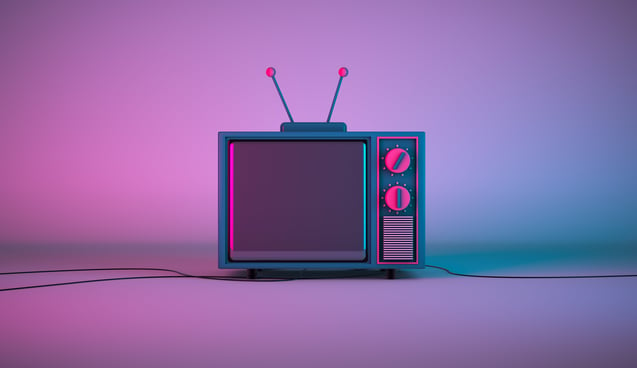
#> input picture assignment27/inputs/input_2.jpg, 637 x 368 px, found by its file name
$ python 2.py
#> lines starting #> are read from the running program, lines starting #| are printed output that depends on the picture; after the words box and inside, x2 and y2 are one past the last pixel; in counts of white or black regions, pixels touching at a corner belong together

import cv2
import numpy as np

img = cv2.imread ("assignment27\inputs\input_2.jpg")
#> img is the input picture: shape (368, 637, 3); mean B, G, R 167, 107.3, 140.8
img = cv2.cvtColor (img , cv2.COLOR_BGR2GRAY)
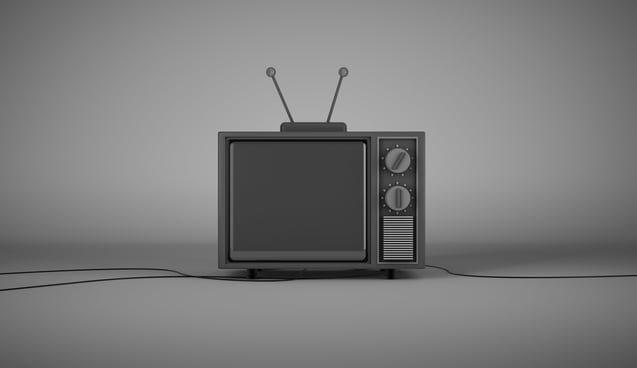
#> img: shape (368, 637); min 1, max 191, mean 124.2
rows , cols = img.shape
#> rows = 368; cols = 637
writer = cv2.VideoWriter ("assignment27\outputs\output_2.mp4" , cv2.VideoWriter_fourcc(*'mpv4') , 10 , (cols , rows))

while True :
    img_noise = np.random.random ((106 , 126)) * 255
    img_noise = np.array (img_noise , dtype= np.uint8)
    img[142:248 , 237:363] = img_noise
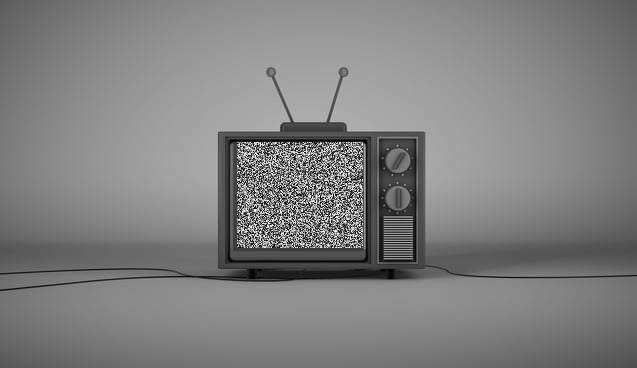
#> img: shape (368, 637); 5.67% of pixels changed, all inside (x1, y1, x2, y2) = (237, 142, 363, 248)

    writer.write (img)
    cv2.imshow ("result 2" , img)
    if cv2.waitKey (25) & 0xFF == ord('q') :
#> (key q is pressed here)
        break

writer.release ()

$ run again, with assignment27/inputs/input_3.jpg copied over assignment27/inputs/input_2.jpg
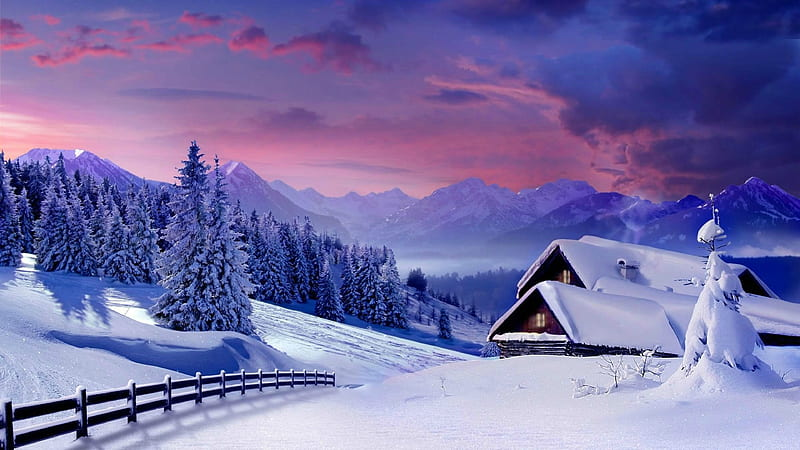
#> input picture assignment27/inputs/input_3.jpg, 800 x 450 px, found by its file name
#> img is the input picture: shape (450, 800, 3); mean B, G, R 166.8, 111.6, 118.8
#> `img = cv2.cvtColor (img , cv2.COLOR_BGR2GRAY)`:
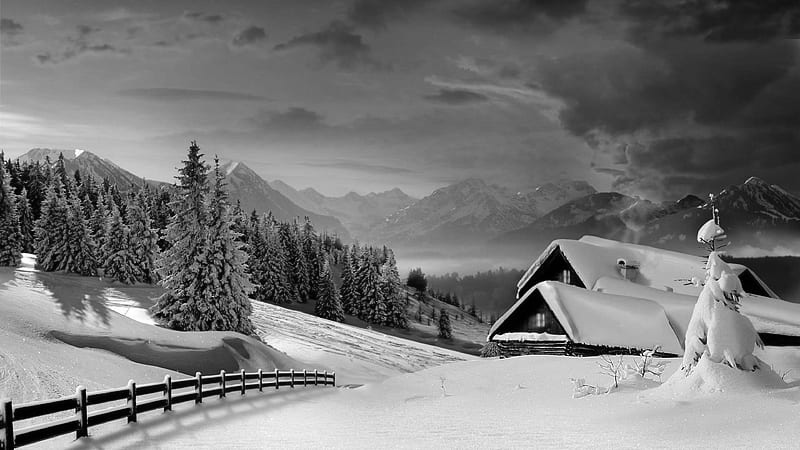
#> img: shape (450, 800); min 0, max 255, mean 120.1
#> `img[142:248 , 237:363] = img_noise`:
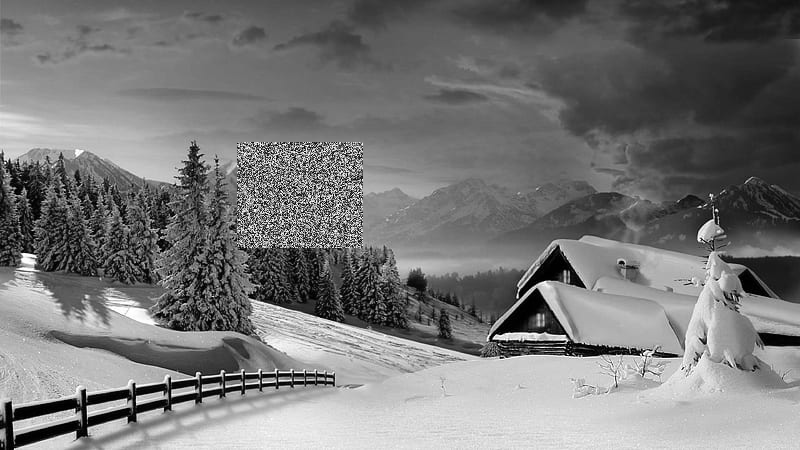
#> img: shape (450, 800); 3.69% of pixels changed, all inside (x1, y1, x2, y2) = (237, 142, 363, 248)
